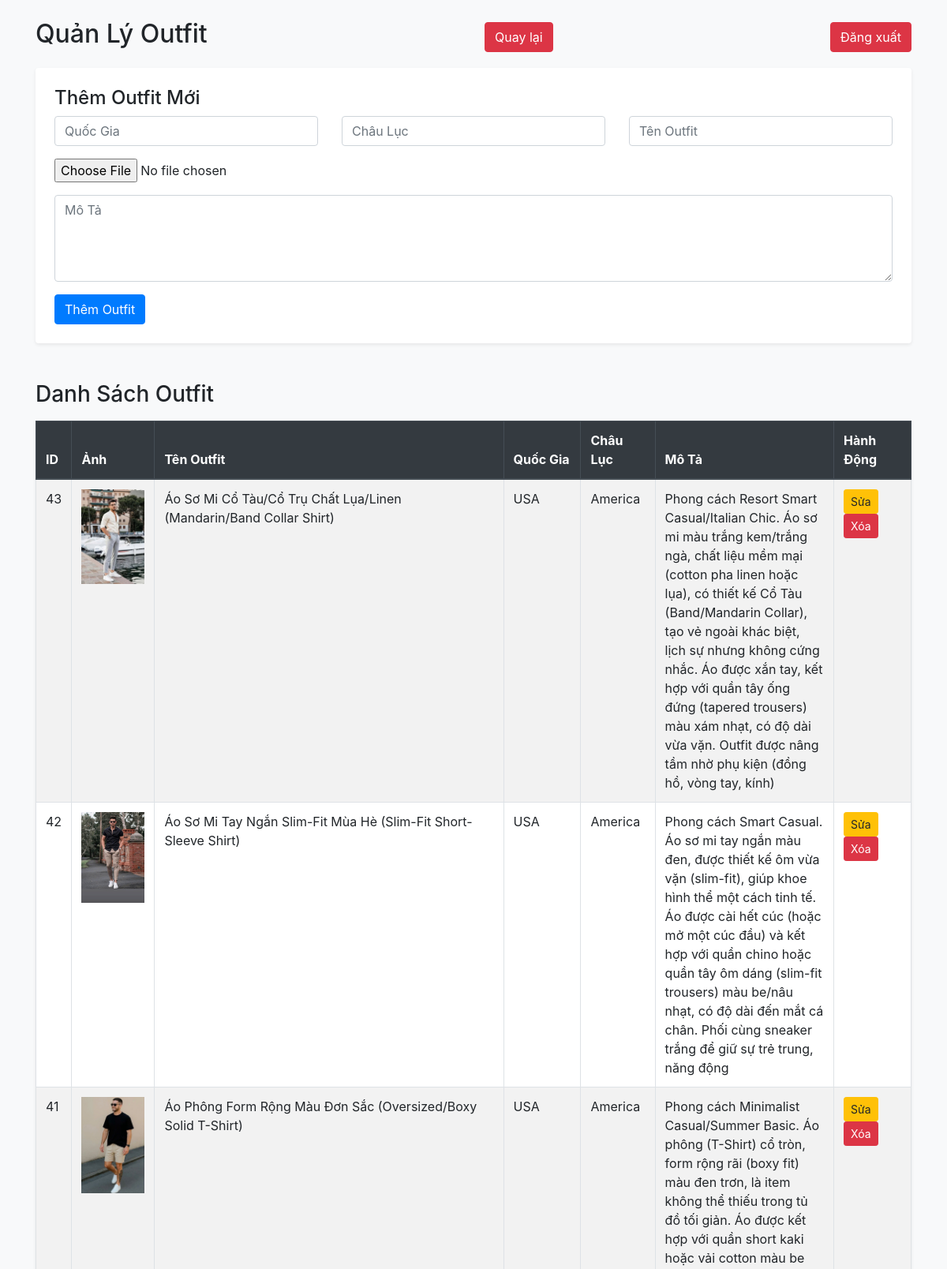
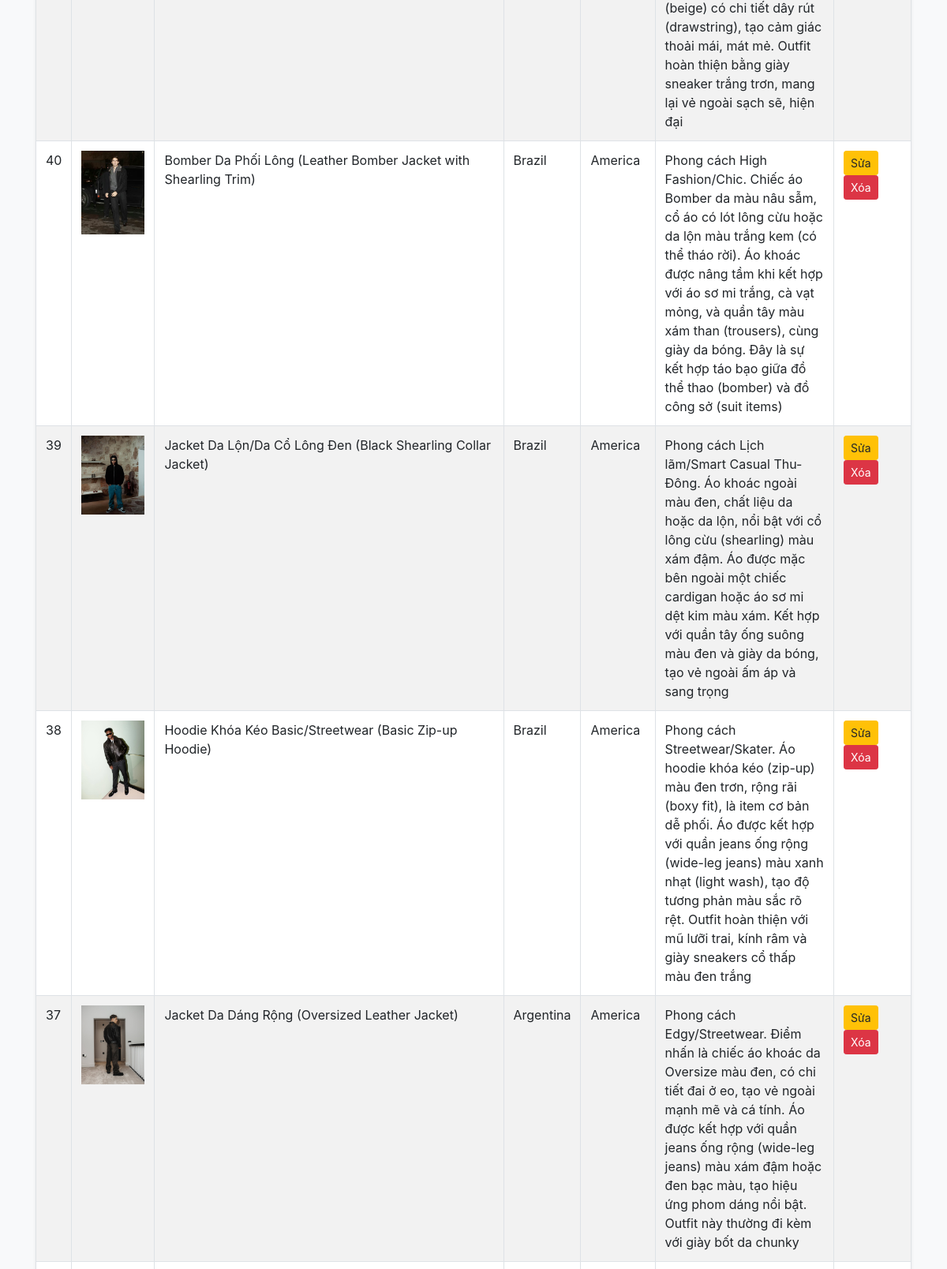
/WEARHOUSE-MAIN/admin.php (signed in, upper part), run on the app's committed database (2 pictures, top to bottom).
### tables this page shows
CREATE TABLE `outfits` (
  `id` int(11) NOT NULL,
  `country` varchar(50) NOT NULL,
  `continent` varchar(50) NOT NULL,
  `name` varchar(100) NOT NULL,
  `image` varchar(255) NOT NULL,
  `description` text NOT NULL,
  `price` decimal(10,2) NOT NULL
);

### WEARHOUSE-MAIN/admin.php (the view, shortened to what this page needs)
<?php
include 'config.php';
$result = $conn->query("SELECT * FROM outfits ORDER BY id DESC");
?>
<!DOCTYPE html>
<html lang="vi">
<head>
    <link rel="stylesheet" href="https://stackpath.bootstrapcdn.com/bootstrap/4.5.2/css/bootstrap.min.css">
</head>
<body class="bg-light">
    <div class="container mt-4">
        <div class="d-flex justify-content-between align-items-center mb-3">
            <h2>Quản Lý Outfit</h2>
            <a href="index.php" class="btn btn-danger">Quay lại</a>
            <a href="logout.php" class="btn btn-danger">Đăng xuất</a>
        </div>
        <form method="POST" enctype="multipart/form-data" class="bg-white p-4 rounded shadow-sm">
            <h4>Thêm Outfit Mới</h4>
            <div class="row">
                <div class="col-md-4 mb-3">
                    <input type="text" name="country" placeholder="Quốc Gia" class="form-control" required>
                </div>
                <div class="col-md-4 mb-3">
                    <input type="text" name="continent" placeholder="Châu Lục" class="form-control" required>
                </div>
                <div class="col-md-4 mb-3">
                    <input type="text" name="name" placeholder="Tên Outfit" class="form-control" required>
                </div>
                <div class="col-md-6 mb-3">
                    <input type="file" name="image" class="form-control-file" accept="image/*" required>
                </div>
                <div class="col-12 mb-3">
                    <textarea name="description" placeholder="Mô Tả" class="form-control" rows="4" required></textarea>
                </div>
            </div>
            <button type="submit" class="btn btn-primary">Thêm Outfit</button>
        </form>
        <h3 class="mt-5 mb-3">Danh Sách Outfit</h3>
        <table class="table table-striped table-bordered bg-white shadow-sm">
            <thead class="thead-dark">
                <tr>
                    <th>ID</th>
                    <th>Ảnh</th>
                    <th>Tên Outfit</th>
                    <th>Quốc Gia</th>
                    <th>Châu Lục</th>
                    <th>Mô Tả</th>
                    <th>Hành Động</th>
                </tr>
            </thead>
            <tbody>
                <?php while ($row = $result->fetch_assoc()): ?>
                    <tr>
                        <td><?php echo $row['id']; ?></td>
                        <td><img src="<?php echo $row['image']; ?>" width="80"></td>
                        <td><?php echo $row['name']; ?></td>
                        <td><?php echo $row['country']; ?></td>
                        <td><?php echo $row['continent']; ?></td>
                        <td style="max-width:250px;"><?php echo $row['description']; ?></td>
                        <td>
                            <a href="admin_edit.php?id=<?php echo $row['id']; ?>" class="btn btn-sm btn-warning">Sửa</a>
                            <a href="admin.php?delete=<?php echo $row['id']; ?>" class="btn btn-sm btn-danger" onclick="return confirm('Xóa outfit này?');">Xóa</a>
                        </td>
                    </tr>
                <?php endwhile; ?>
            </tbody>
        </table>
    </div>
</body>
</html>

### data on the page
outfits: id "43", image (picture), name "Áo Sơ Mi Cổ Tàu/Cổ Trụ Chất Lụa/Linen (Mandarin/Band Collar Shirt)", country "USA", continent "America", description "Phong cách Resort Smart Casual/Italian Chic. Áo sơ mi màu trắng kem/trắng ngà, chất liệu mềm mại (cotton pha linen hoặc lụa), có thiết kế Cổ Tàu (Band/Mandarin Collar), tạo vẻ ngoài khác biệt, lịch sự nhưng không cứng nhắc. Áo được xắn tay, kết hợp với quần tây ống đứng (tapered trousers) màu xám nhạt, có độ dài vừa vặn. Outfit được nâng tầm nhờ phụ kiện (đồng hồ, vòng tay, kính)"
outfits: id "42", image (picture), name "Áo Sơ Mi Tay Ngắn Slim-Fit Mùa Hè (Slim-Fit Short-Sleeve Shirt)", country "USA", continent "America", description "Phong cách Smart Casual. Áo sơ mi tay ngắn màu đen, được thiết kế ôm vừa vặn (slim-fit), giúp khoe hình thể một cách tinh tế. Áo được cài hết cúc (hoặc mở một cúc đầu) và kết hợp với quần chino hoặc quần tây ôm dáng (slim-fit trousers) màu be/nâu nhạt, có độ dài đến mắt cá chân. Phối cùng sneaker trắng để giữ sự trẻ trung, năng động"
outfits: id "41", image (picture), name "Áo Phông Form Rộng Màu Đơn Sắc (Oversized/Boxy Solid T-Shirt)", country "USA", continent "America", description "Phong cách Minimalist Casual/Summer Basic. Áo phông (T-Shirt) cổ tròn, form rộng rãi (boxy fit) màu đen trơn, là item không thể thiếu trong tủ đồ tối giản. Áo được kết hợp với quần short kaki hoặc vải cotton màu be (beige) có chi tiết dây rút (drawstring), tạo cảm giác thoải mái, mát mẻ. Outfit hoàn thiện bằng giày sneaker trắng trơn, mang lại vẻ ngoài sạch sẽ, hiện đại"
outfits: id "40", image (picture), name "Bomber Da Phối Lông (Leather Bomber Jacket with Shearling Trim)", country "Brazil", continent "America", description "Phong cách High Fashion/Chic. Chiếc áo Bomber da màu nâu sẫm, cổ áo có lót lông cừu hoặc da lộn màu trắng kem (có thể tháo rời). Áo khoác được nâng tầm khi kết hợp với áo sơ mi trắng, cà vạt mỏng, và quần tây màu xám than (trousers), cùng giày da bóng. Đây là sự kết hợp táo bạo giữa đồ thể thao (bomber) và đồ công sở (suit items)"
outfits: id "39", image (picture), name "Jacket Da Lộn/Da Cổ Lông Đen (Black Shearling Collar Jacket)", country "Brazil", continent "America", description "Phong cách Lịch lãm/Smart Casual Thu-Đông. Áo khoác ngoài màu đen, chất liệu da hoặc da lộn, nổi bật với cổ lông cừu (shearling) màu xám đậm. Áo được mặc bên ngoài một chiếc cardigan hoặc áo sơ mi dệt kim màu xám. Kết hợp với quần tây ống suông màu đen và giày da bóng, tạo vẻ ngoài ấm áp và sang trọng"
outfits: id "38", image (picture), name "Hoodie Khóa Kéo Basic/Streetwear (Basic Zip-up Hoodie)", country "Brazil", continent "America", description "Phong cách Streetwear/Skater. Áo hoodie khóa kéo (zip-up) màu đen trơn, rộng rãi (boxy fit), là item cơ bản dễ phối. Áo được kết hợp với quần jeans ống rộng (wide-leg jeans) màu xanh nhạt (light wash), tạo độ tương phản màu sắc rõ rệt. Outfit hoàn thiện với mũ lưỡi trai, kính râm và giày sneakers cổ thấp màu đen trắng"
outfits: id "37", image (picture), name "Jacket Da Dáng Rộng (Oversized Leather Jacket)", country "Argentina", continent "America", description "Phong cách Edgy/Streetwear. Điểm nhấn là chiếc áo khoác da Oversize màu đen, có chi tiết đai ở eo, tạo vẻ ngoài mạnh mẽ và cá tính. Áo được kết hợp với quần jeans ống rộng (wide-leg jeans) màu xám đậm hoặc đen bạc màu, tạo hiệu ứng phom dáng nổi bật. Outfit này thường đi kèm với giày bốt da chunky"
